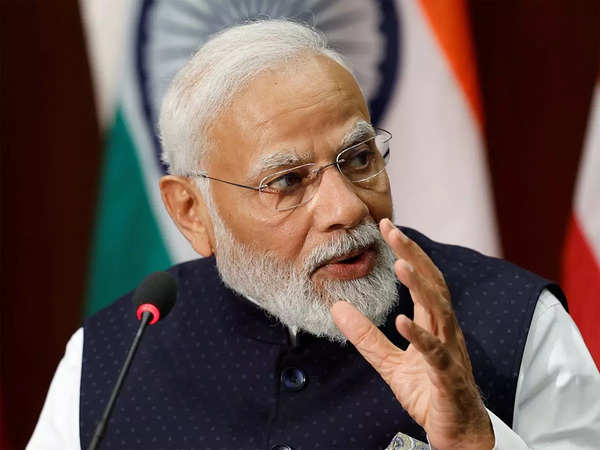
#> input picture Narendra_Modi/Narendra Modi_10.jpeg, 600 x 450 px; its folder holds 4 pictures in this run
$ python resize_code.py
#> lines starting #> are read from the running program, lines starting #| are printed output that depends on the picture
import cv2
import os

# Define the directory where the images are located
image_directory = "Narendra_Modi"
image_resized = "image_resized"

# List all the image files in the directory
image_files = os.listdir(image_directory)

# Loop through each image file
for filename in image_files:
    # Check if the file is an image
    if filename.endswith(".jpg") or filename.endswith(".png") or filename.endswith(".jpeg"):
        # Load the image
        image_path = os.path.join(image_directory, filename)
        image = cv2.imread(image_path)
#> image is the input picture: shape (450, 600, 3); mean B, G, R 80.8, 85.7, 106.1

        # Determine the new dimensions for the resized image
        new_width = int(image.shape[1] * 0.5)
#> new_width = 300
        new_height = int(image.shape[0] * 0.5)
#> new_height = 225

        # Resize the image
        resized_image = cv2.resize(image, (new_width, new_height))
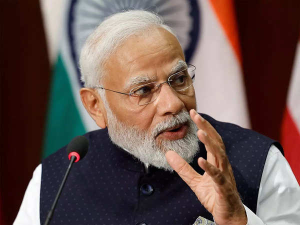
#> resized_image: shape (225, 300, 3); mean B, G, R 80.9, 85.8, 106.2

        # Save the resized image
        output_path = os.path.join(image_resized, "resized_" + filename)
        cv2.imwrite(output_path, resized_image)
#> pass 2 of the loop `for filename in image_files:`:
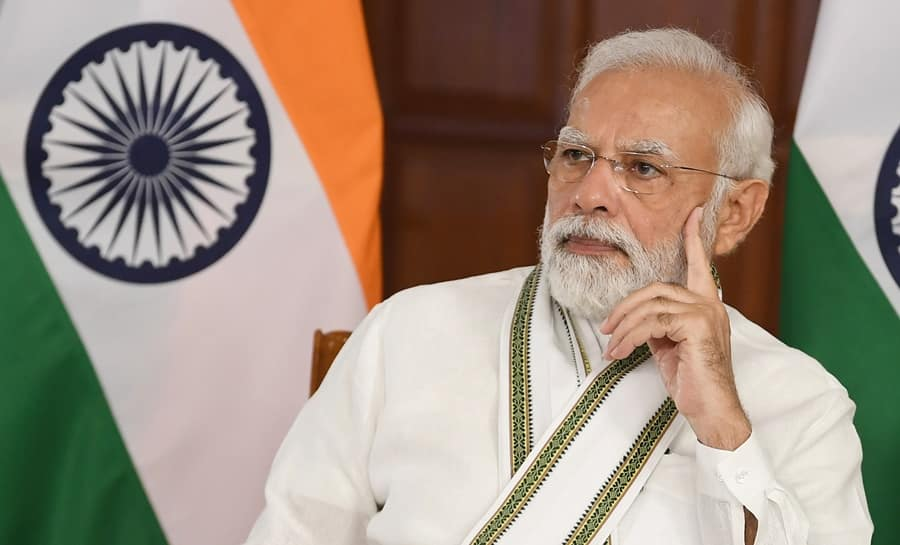
#> input picture Narendra_Modi/Narendra Modi_100.jpeg, 900 x 545 px
#> image is the input picture: shape (545, 900, 3); mean B, G, R 127.5, 142.2, 156.7
#> `resized_image = cv2.resize(image, (new_width, new_height))`:
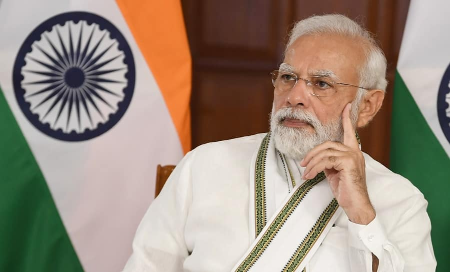
#> resized_image: shape (272, 450, 3); mean B, G, R 127.4, 142.1, 156.5
